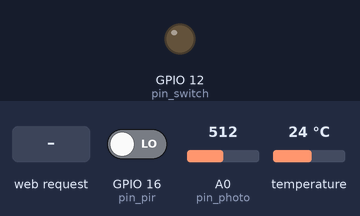
This sketch was run on a simulated ESP8266 (NodeMCU). On the bench: output pins drawn as LEDs (lit = HIGH). The test bench sets the inputs (shaded band); at power-on: GPIO 16 (pin_pir) LOW, A0 (pin_photo) = 512, temperature 24 °C. WiFi joins after 1.5 s; servers stay silent unless stated; what the sketch prints to the serial monitor is not drawn.

Above: at 3.2 s.
3.3 s: HTTP request GET /switch?command=turn_on received
At 4.2 s:
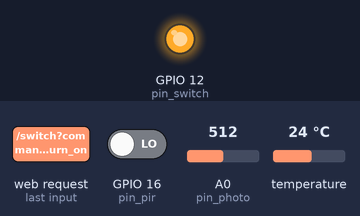
4.8 s: HTTP request GET /switch?command=turn_off received
At 5.4 s:
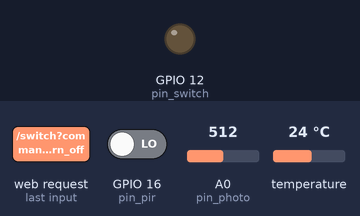
Timing chart, 0 to 7.8 s (numbered marks = the images above; inputs shaded):
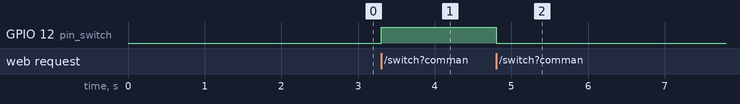

The sketch:

caja_cuarto_tv_hue.ino
```cpp
#include <SimpleTimer.h>
#include <Wire.h>
#include <Adafruit_MCP9808.h>
#include <ESP8266WiFi.h>
#include <ESP8266WebServer.h>


Adafruit_MCP9808 tempsensor = Adafruit_MCP9808();

const char* ssid     = "Niebelheim5";
const char* password = "valquiria";
ESP8266WebServer server(80);
String responseString="";
IPAddress ip(192, 168, 100, 157);
IPAddress gateway(192, 168, 100, 201);
IPAddress subnet(255, 255, 255, 0 );

#define pin_photo A0

int pin_switch = 12;
int pin_pir = 16;
int pin_ventilador = 14;

const char* host = "192.168.100.50";
const int port = 8090;

SimpleTimer timer_send;
SimpleTimer timer;

void setup() {
  Serial.begin(9600);
  pinMode(pin_switch, OUTPUT);
  digitalWrite(pin_switch, LOW);
  pinMode(pin_pir, INPUT);
  // check sensor
  if (!tempsensor.begin()) {
    Serial.println("Couldn't find MCP9808!");
  }
  // connect to wifi
  Serial.print("Connecting to ");
  Serial.println(ssid);
  WiFi.mode(WIFI_STA);
  WiFi.config(ip, gateway, subnet);
  delay(500);
  WiFi.begin(ssid, password);
  while (WiFi.status() != WL_CONNECTED) {
    delay(500);
    Serial.print(".");
  }
  Serial.println("");
  Serial.println("WiFi connected");
  Serial.println("IP address: ");
  Serial.println(WiFi.localIP());

  //set timers
  timer_send.setInterval(10000, send_data);
  server.on("/switch", switch_a);
  server.on("/status", estado);
  server.begin();
}

void switch_a() {
  // receives light command
  String comando_arg = server.arg("command");
  if(comando_arg=="turn_on") {
    digitalWrite(pin_switch, HIGH);
  }
  if(comando_arg=="turn_off") {
    digitalWrite(pin_switch, LOW);
  }
  timer.setTimeout(200, estado);
  //String respuesta = "Comando recibido lampara";
  //server.send(200, "text/plain", respuesta);
}
void send_data(){
  Serial.println("Send data");
  int light_level = 0;
  float c_temp = tempsensor.readTempC();
  delay(5);
  light_level = analogRead(pin_photo);
  delay(5);
  light_level = analogRead(pin_photo);
  WiFiClient client;
  if (!client.connect(host, port)) {
    Serial.println("connection failed");
    return;
  }
  // We now create a URI for the request
  String url_1 = "/send_event?event_type=temperature&value=";
  url_1 += String(c_temp);
  // This will send the request to the server
  client.print(String("GET ") + url_1 + " HTTP/1.1\r\n" +
               "Host: " + host + "\r\n" +
               "Connection: close\r\n\r\n");
   if (!client.connect(host, port)) {
    Serial.println("connection failed");
    return;
  }
  String url_2 = "/send_event?event_type=photo&value=";
  url_2 += String(light_level);
  client.print(String("GET ") + url_2 + " HTTP/1.1\r\n" +
               "Host: " + host + "\r\n" +
               "Connection: close\r\n\r\n");

}

void send_movement(){
  WiFiClient client;
  if (!client.connect(host, port)) {
    Serial.println("connection failed");
    return;
  }
  // We now create a URI for the request
  String url = "/send_event?event_type=motion&value=True";
  // This will send the request to the server
  client.print(String("GET ") + url + " HTTP/1.1\r\n" +
               "Host: " + host + "\r\n" +
               "Connection: close\r\n\r\n");

}

void estado() {
  Serial.println("Status rquest");
  int switch_state = 0;
  switch_state = digitalRead(pin_switch);
  String estado_str = "\{";
  estado_str += "\"type\":\"status\",";
  estado_str += "\"values\":";
  estado_str += "\{";
  estado_str += "\"switch\":";
  estado_str += "\{\"state\":";
  estado_str += String(switch_state);
  estado_str += "\}\}\}";
  server.send(200, "text/plain", estado_str);
}

long last_motion = millis();
void loop() {
  server.handleClient();
  int movement_state = 0;
  int pir_state = 0;
  pir_state = digitalRead(pin_pir);
  if(pir_state == 1 && movement_state == 0){
    if((unsigned long)(millis() - last_motion ) > 6000){
      send_movement();
      //Serial.println("Movement");
      last_motion = millis();
    }
    movement_state = 1;
  }
  if(pir_state == 0){
    //Serial.println("No movement");
    movement_state = 0;
  }
  timer_send.run();
}
```

Measured:
- after the input at 3.3 s, GPIO 12 (pin_switch): LOW → HIGH at once
- after the input at 4.8 s, GPIO 12 (pin_switch): HIGH → LOW at once
